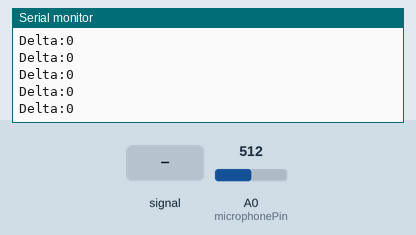
Simulated run of this sketch. Board: Arduino Uno, built with avr-gcc and run on an emulated ATmega328P. On the bench: the last lines printed to the serial monitor. Inputs (shaded band) come from the test bench; at power-on: A0 (microphonePin) = 512.

Above: at 1.2 s.
1.3 s: A0 (microphonePin) fed a 200 Hz sine of ±81 counts around its level
At 1.8 s:
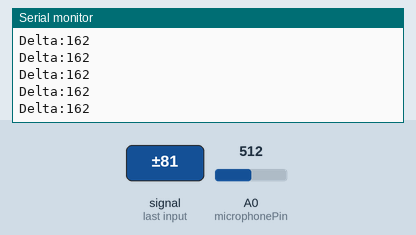
2.8 s: A0 (microphonePin) set to 716
At 3.8 s:
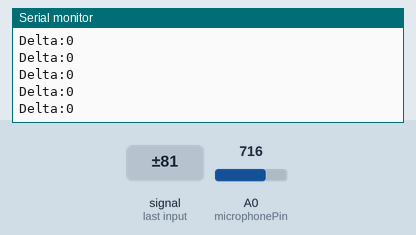
4.3 s: A0 (microphonePin) fed a 1000 Hz sine of ±255 counts around its level
At 4.9 s:
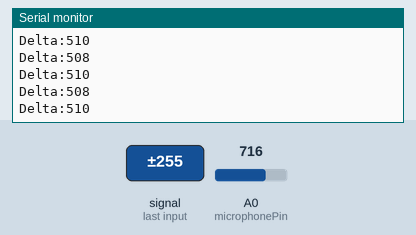
7.3 s: A0 (microphonePin) fed a 2 Hz sine of ±306 counts around its level
At 8.1 s:
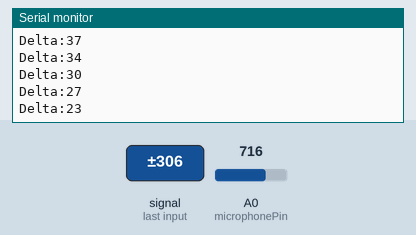
10.3 s: A0 (microphonePin) set to 900
At 11.3 s:
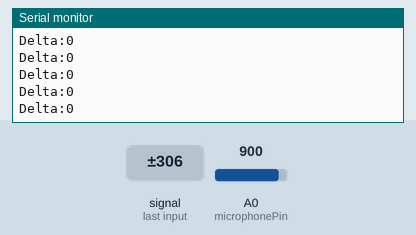
Timing chart, 0 to 12.8 s (numbered marks = the images above; inputs shaded):
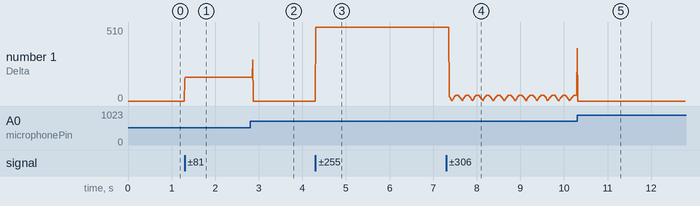

Measured:
- after the input at 1.3 s, the serial monitor: prints a new line at once (image 1)
- after the input at 2.8 s, the serial monitor: prints a new line after 0.06 s (image 2)
- after the input at 4.3 s, the serial monitor: prints a new line at once (image 3)
- after the input at 7.3 s, the serial monitor: prints a new line after 0.07 s (image 4)
- after the input at 10.3 s, the serial monitor: prints a new line at once (image 5)
- plotted number 1: 0 → 162 after the input at 1.3 s, 0 → 508 after the input at 4.3 s, 508 → 35 after the input at 7.3 s, 35 → 0 after the input at 10.3 s

The sketch:

test_record.ino
```cpp
const int microphonePin = A0;

float realVal[50];
int realValIndex = 0;


void setup() {
  Serial.begin(9600);
}

void loop() {

  record_audio();

}


void record_audio(){

  int mn = 1024;
  int mx = 0;

  for (int i = 0; i < 100; ++i) {

    int val = analogRead(microphonePin);

    mn = min(mn, val);
    mx = max(mx, val);
  }

  int delta = mx - mn;

  realVal[realValIndex] = delta;
  realValIndex++;
  if(realValIndex > 49){
    realValIndex = 0;
  }

  Serial.print("Delta:");
  Serial.println(delta);

}
```
